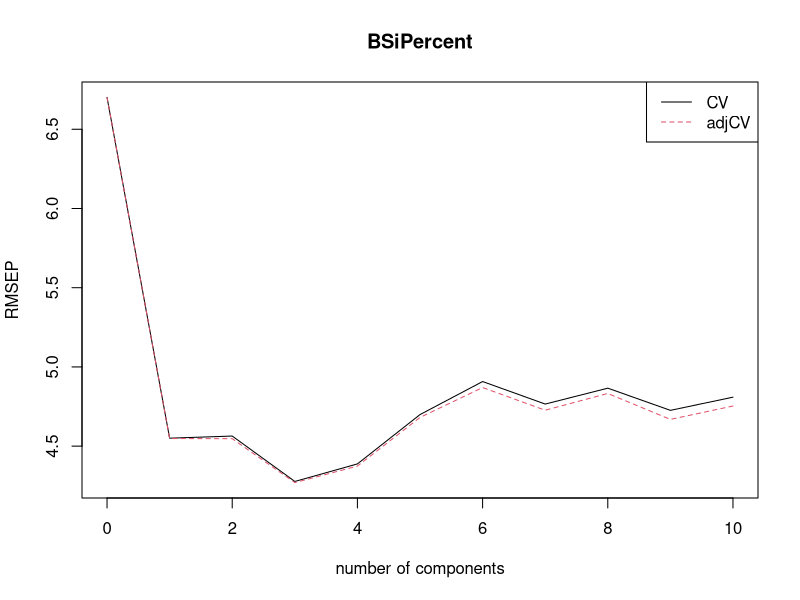

Generate this figure with R: (Note: this script raises an error after producing the figure.)
library(readr)
library(pls)
library(tidyverse)

#Read in complete dataset
dataForProofOfConcept <- read_csv("dataForProofOfConcept.csv")
View(dataForProofOfConcept)

#Checking column names
names(dataForProofOfConcept[(ncol(dataForProofOfConcept)-5):ncol(dataForProofOfConcept)])

#Checking position of undesired columns
which(names(dataForProofOfConcept)== "dataset")
which(names(dataForProofOfConcept)== "dataset_adjusted")
which(names(dataForProofOfConcept)== "Sample.y")
which(names(dataForProofOfConcept)== "Sample.x")

#remove undesired columns
dataForProofOfConcept <- dataForProofOfConcept %>%
  select(-1,-(3699:3701))

#Check that undesired columns are removed
names(dataForProofOfConcept[(ncol(dataForProofOfConcept)-5):ncol(dataForProofOfConcept)])

#PLS
pls1 <- plsr(BSiPercent~., ncomp = 10, data=dataForProofOfConcept, validation = "LOO")

summary(pls1)

plot(RMSEP(pls1), legendpos = 'topright')

summary(wet_chem_data)

x <-  RMSEP(pls1)
